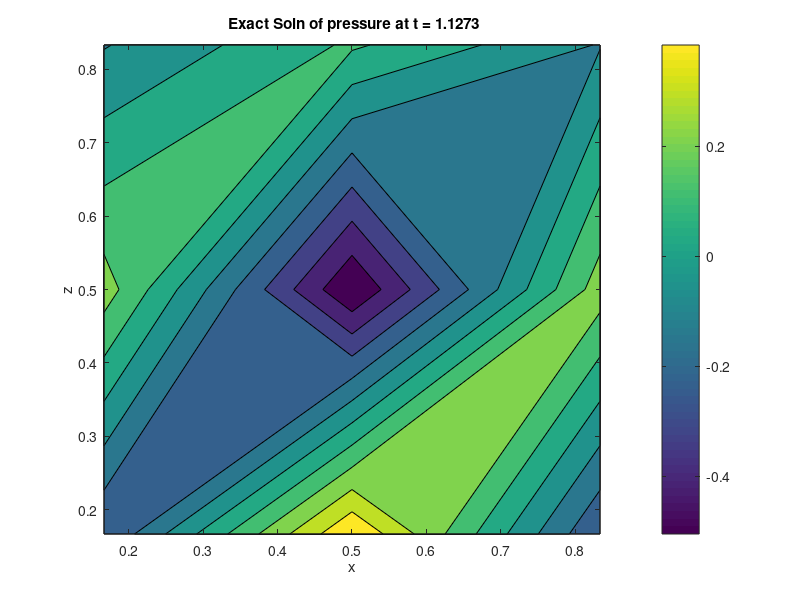
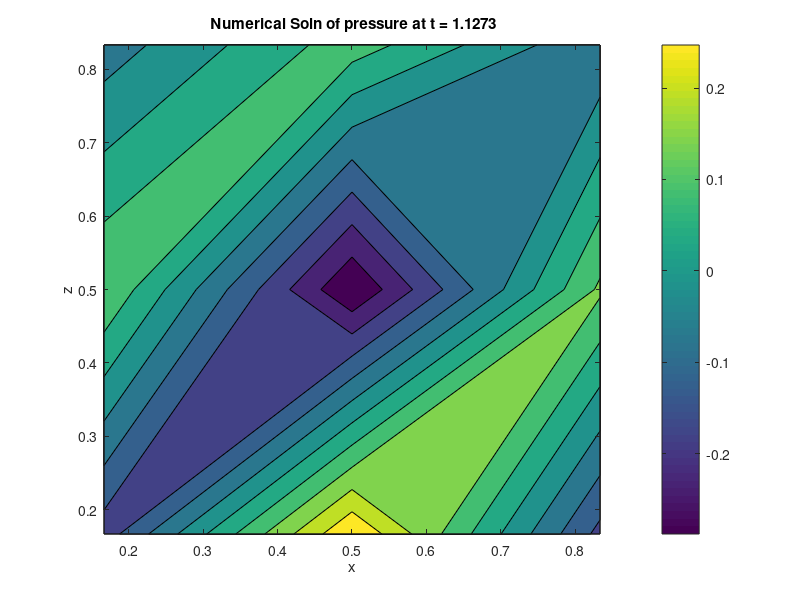

Write the MATLAB code that produced these figures, in order.
clc 
clear all
close all
format long
%% mesh constants
a = 0;
Lx = 1;
Lz = 1;
Nx=3;
Nz=3;
k= Nx*Nz;
k4 = 4*k;
N = 2;
sigma = sqrt( 0.5* ( 8*pi^2 + 0.25* (N+1)^2 + sqrt((8*pi^2 + 0.25* (N+1)^2)^2-16*pi^2*N^2)))
period = 1/sigma;
 %dt= 1/16;
dt = period / (10*Nx);
t=0;
tend = 10*period;
theta = 0.5;

steps = tend/dt;

energy= zeros(steps+1,0);
energy_sim = zeros(steps+1,0);
%% Random theta
% theta_ = rand(k, 1);
% theta = repmat( theta_, 4);

%% Storage for inital density and density gradient
r_000=zeros(Nz, Nx);

%% Storage for variables 
U= zeros(k4,0);
S = zeros(k4, k4 );
F = zeros(k4, k4 );
DIV = zeros(k4, k4 );
P = zeros(k4, k4 );
Q = zeros(k4, k4 );
uu_initial = zeros(Nz, Nx);
uw_initial = zeros(Nz, Nx);
r_initial = zeros(Nz, Nx);
p_initial = zeros(Nz, Nx);
uu = zeros(Nz, Nx);
uw = zeros(Nz, Nx);
r = zeros(Nz, Nx);
p = zeros(Nz, Nx);
error_uu = zeros(Nz, Nx);
error_uw = zeros(Nz, Nx);
error_r = zeros(Nz, Nx);
error_p = zeros(Nz, Nx);
% mesh information
x_nodes = linspace(a,Lx,Nx+1);
z_nodes = linspace(a,Lz,Nz+1);

dx = x_nodes(2) - x_nodes(1);
dz = z_nodes(2) - z_nodes(1);
dv= dx*dz;

x_centres = a+dx/2 : dx : Lx;
z_centres = a+dz/2 : dz : Lz;

[X,Z] = meshgrid(x_centres, z_centres);



%% Background density 
r_000 = exp(-3.*Z);

% matlab matrix (columns, rows)
%% Exact Solution 
    for i= 1: Nz
        for j = 1:Nx
uu_initial(i,j) = exp(-0.5*(N + 1)*Z(i,j))*(2*pi/(4*pi^2 - sigma^2))*( -2*pi*cos(2*pi*Z(i,j)) - (N-1)*0.5*sin(2*pi*Z(i,j)))*sin(2*pi*X(i,j))*sin(sigma*t+0.1);
uw_initial(i,j) = exp(-0.5*(N + 1)*Z(i,j))*sin(2*pi*Z(i,j))*cos(2*pi*X(i,j))*sin(sigma*t+0.1);
r_initial(i,j) = exp(-0.5*(N + 1)*Z(i,j))*(sigma/(4*pi^2-sigma^2))*((0.5*(N+1)-4*pi^2*N/sigma^2)*sin(2*pi*Z(i,j))-2*pi*cos(2*pi*Z(i,j)))*cos(2*pi*X(i,j))*cos(sigma*t+0.1);
p_initial(i,j) = exp(-0.5*(N + 1)*Z(i,j))*(sigma/(4*pi^2-sigma^2))*(-0.5*(N-1)*sin(2*pi*Z(i,j))-2*pi*cos(2*pi*Z(i,j)))*cos(2*pi*X(i,j))*cos(sigma*t+0.1);

    end
end
    for i= 1: Nz
        for j = 1:Nx
H(i,j) = dv*(0.5./r_000(i,j))*(uu_initial(i,j)^2+uw_initial(i,j)^2) + dv*(0.5./(r_000 (i,j)* N)).*(r_initial(i,j) - p_initial(i,j))^2 + dv*0.5.* p_initial(i,j)^2/r_000(i,j);
    end
end
energy(1,1) = sum(sum(H));
energy_sim(1,1)= energy(1,1);



%% Initial Condition
% Reshape initial condition into column vector
u_ = reshape(uu_initial', [k, 1]);
w_ = reshape(uw_initial', [k, 1]);
r_ = reshape(r_initial', [k, 1]);
p_ = reshape(p_initial', [k, 1]);
U = vertcat(u_,w_,r_,p_);


%% Make Source matrix
% W source loop
count_source_w = 2*k;
for j = k+1:2*k
count_source_w = count_source_w+1;
S(j,count_source_w) = dv^2*(-2/N);
end
for j = k+1:2*k
count_source_w = count_source_w+1;
S(j,count_source_w) = dv^2*(2/N+2);

end

% P source loop
count_source_p = k;
for j = 3*k+1:4*k
count_source_p = count_source_p +1;
S(j,count_source_p) = dv^2*(-2);

end

%% Make flux matrix
% Flux for u
count_col=3*k;
count_row=0;
for i = 1:Nz
   for j= 1:Nx
        count_col = count_col+1;
        count_row = count_row+1;
      
           if (i== 1 ) && (   j==1)
           % bottom left
                F(count_row, count_col) = ( - (1-theta))/dx ;
                F(count_row, count_col+1) = (1-theta)/dx ;                
           % bottom right
           elseif (i== 1 ) &&  (j==Nx)
               F(count_row, count_col-1) = (- theta  )/dx ;
               F(count_row, count_col) = ((1-theta) +theta - (1-theta))/dx ;   
           % bottom row
           elseif  (i== 1 ) && (   j~=1) && (j~=Nx)        
               F(count_row, count_col-1) = (- theta  )/dx ;
               F(count_row, count_col) = (theta - (1-theta))/dx ;
               F(count_row, count_col+1) = (1-theta)/dx ;   
           elseif (i== Nz ) && (j==1)
           % top left
                F(count_row, count_col) = (theta - (1-theta)-theta)/dx ;
                F(count_row, count_col+1) = (1-theta)/dx ;   
           % top right
           elseif (i== Nz ) && (j==Nx)
               F(count_row, count_col-1) = (- theta  )/dx ;
               F(count_row, count_col) = ( - (1-theta))/dx ;
              
           % top row
           elseif  (i== Nz ) && (   j~=1) && (j~=Nx)        
               F(count_row, count_col-1) = (- theta  )/dx ;
               F(count_row, count_col) = (theta - (1-theta))/dx ;
               F(count_row, count_col+1) = (1-theta)/dx ;  
             % left wall
           elseif (j== 1 ) && (   i~=1) && (i~=Nz)
                F(count_row, count_col) = (theta - (1-theta)-theta)/dx ;
                F(count_row, count_col+1) = (1-theta)/dx ;   
             % right wall
           elseif (j== Nx ) && (   i~=1) && (i~=Nz)
               
               F(count_row, count_col-1) = (- theta  )/dx ;
               F(count_row, count_col) = ((1-theta) +theta - (1-theta))/dx ;
           else
               F(count_row, count_col-1) = (- theta  )/dx ;
               F(count_row, count_col) = (theta - (1-theta))/dx ;
               F(count_row, count_col+1) = (1-theta)/dx ;   
           
           
       end
   end
end

% Flux for w
count_col=3*k;
count_row=k;
for i = 1:Nz
   for j= 1:Nx
        count_col = count_col+1;
        count_row = count_row+1;
      
           if (i== 1 ) && (   j==1)
           % bottom left
                F(count_row, count_col) = (theta - (1-theta)-theta)/dz ;
                F(count_row, count_col+Nx) = (1-theta)/dz ;                
           % bottom right
           elseif (i== 1 ) &&  (j==Nx)
                F(count_row, count_col) = ( - (1-theta))/dz ;
                F(count_row, count_col+Nx) = (1-theta)/dz ;  
           % bottom row
           elseif  (i== 1 ) && (   j~=1) && (j~=Nx)        
                F(count_row, count_col) = (theta - (1-theta)-theta)/dz ;
                F(count_row, count_col+Nx) = (1-theta)/dz ;   
           elseif (i== Nz ) && (j==1)
           % top left
               F(count_row, count_col-Nx) = (- theta  )/dz ;
               F(count_row, count_col) =((1-theta) +theta - (1-theta))/dz ;
           % top right2*dt
           elseif (i== Nz ) && (j==Nx)
               F(count_row, count_col-Nx) = (- theta  )/dz ;
               F(count_row, count_col) = ((1-theta) +theta - (1-theta))/dz ;
              
           % top row
           elseif  (i== Nz ) && (   j~=1) && (j~=Nx)        
               F(count_row, count_col-Nx) = (- theta  )/dz ;
               F(count_row, count_col) = ((1-theta) +theta - (1-theta))/dz ;
               
                            % left wall
           elseif (j== 1 ) && (   i~=1) && (i~=Nz)
               F(count_row, count_col-Nx) = (- theta  )/dz ;
               F(count_row, count_col) = (theta - (1-theta))/dz ;
               F(count_row, count_col+Nx) = (1-theta)/dz ;     
             % right wall
           elseif (j== Nx ) && (   i~=1) && (i~=Nz)
               F(count_row, count_col-Nx) = (- theta  )/dz ;
               F(count_row, count_col) = (theta - (1-theta))/dz ;
               F(count_row, count_col+Nx) = (1-theta)/dz ;  
           else
               F(count_row, count_col-Nx) = (- theta  )/dz ;
               F(count_row, count_col) = (2*theta-1)/dz ;
               F(count_row, count_col+Nx) = (1-theta)/dz ;   
           
           
       end
   end
end

% Flux for r
count_col_u=0;
count_col_w=k;
count_row=2*k;
for i = 1:Nz
   for j= 1:Nx
        count_col_u = count_col_u+1;
        count_col_w = count_col_w+1;
        count_row = count_row+1;
      
           if (i== 1 ) && (   j==1)
           % bottom left
                F(count_row, count_col_u) = (1-theta)/dx ;
                F(count_row, count_col_u+1) = (theta)/dx ;  
                
                F(count_row, count_col_w) = (1-theta)/dz ;
                F(count_row, count_col_w+Nx) = (theta)/dz ;  
           % bottom right
           elseif (i== 1 ) &&  (j==Nx)
               F(count_row, count_col_u-1) = (- (1-theta) )/dx ;
               F(count_row, count_col_u) = (-theta)/dx ;     
               
                F(count_row, count_col_w) = (1- theta  )/dz ;
                F(count_row, count_col_w+Nx) = (theta)/dz ; 
           % bottom row
           elseif  (i== 1 ) && (   j~=1) && (j~=Nx)        
               F(count_row, count_col_u-1) = (- (1-theta)  )/dx ;
               F(count_row, count_col_u) = ((1-theta) - theta )/dx ;
               F(count_row, count_col_u+1) = (theta)/dx ;  
               
                F(count_row, count_col_w) = (1-theta  )/dz ;
                F(count_row, count_col_w+Nx) = (theta)/dz ;  
           elseif (i== Nz ) && (j==1)
           % top left
                F(count_row, count_col_u) = (1-theta  )/dx ;
                F(count_row, count_col_u+1) = (theta)/dx ; 
                
               F(count_row, count_col_w-Nx) = -(1- theta  )/dz ;
               F(count_row, count_col_w) = -(theta)/dz ;
           % top right
           elseif (i== Nz ) && (j==Nx)
               F(count_row, count_col_u-1) = -(1- theta  )/dx ;
               F(count_row, count_col_u) = (-theta)/dx ; 
               
               F(count_row, count_col_w-Nx) = -(1- theta  )/dz ;
               F(count_row, count_col_w) = (-theta)/dz ;
           % top row
           elseif  (i== Nz ) && (   j~=1) && (j~=Nx)        
               F(count_row, count_col_u-1) = -(1 - theta  )/dx ;
               F(count_row, count_col_u) = ((1-theta) - theta )/dx ;
               F(count_row, count_col_u+1) = (theta)/dx ;  
               
               F(count_row, count_col_w-Nx) = -(1- theta  )/dz ;
               F(count_row, count_col_w) = (-theta)/dz ;
            % left wall
           elseif (j== 1 ) && (   i~=1) && (i~=Nz)
                F(count_row, count_col_u) = (1-theta  )/dx ;
                F(count_row, count_col_u+1) = (theta)/dx ;
                
                F(count_row, count_col_w-Nx) = -(1- theta  )/dz ;
               F(count_row, count_col_w) = ((1-theta) - theta )/dz ;
               F(count_row, count_col_w+Nx) = (theta)/dz ;   
             % right wall
           elseif (j== Nx ) && (   i~=1) && (i~=Nz)
               F(count_row, count_col_u-1) = -(1- theta  )/dx ;
               F(count_row, count_col_u) = -(theta)/dx ;  
               
               F(count_row, count_col_w-Nx) = -(1 - theta  )/dz ;
               F(count_row, count_col_w) = ((1-theta) - theta )/dz ;
               F(count_row, count_col_w+Nx) = (theta)/dz ;   
           else
               F(count_row, count_col_u-1) = -(1- theta  )/dx ;
               F(count_row, count_col_u) = ((1-theta) - theta )/dx ;
               F(count_row, count_col_u+1) = (theta)/dx ;   
           
               F(count_row, count_col_w-Nx) = -(1- theta  )/dz ;
               F(count_row, count_col_w) = ((1-theta) - theta )/dz ;
               F(count_row, count_col_w+Nx) = (theta)/dz ;   
           
           
       end
   end
end

% Flux for p
count_col_u=0;
count_col_w=k;
count_row=3*k;
for i = 1:Nz
   for j= 1:Nx
        count_col_u = count_col_u+1;
        count_col_w = count_col_w+1;
        count_row = count_row+1;
      
            if (i== 1 ) && (   j==1)
           % bottom left
                F(count_row, count_col_u) = (1-theta)/dx ;
                F(count_row, count_col_u+1) = (theta)/dx ;  
                
                F(count_row, count_col_w) = (1-theta)/dz ;
                F(count_row, count_col_w+Nx) = (theta)/dz ;  
           % bottom right
           elseif (i== 1 ) &&  (j==Nx)
               F(count_row, count_col_u-1) = (- (1-theta) )/dx ;
               F(count_row, count_col_u) = (-theta)/dx ;     
               
                F(count_row, count_col_w) = (1- theta  )/dz ;
                F(count_row, count_col_w+Nx) = (theta)/dz ; 
           % bottom row
           elseif  (i== 1 ) && (   j~=1) && (j~=Nx)        
               F(count_row, count_col_u-1) = (- (1-theta)  )/dx ;
               F(count_row, count_col_u) = ((1-theta) - theta )/dx ;
               F(count_row, count_col_u+1) = (theta)/dx ;  
               
                F(count_row, count_col_w) = (1-theta  )/dz ;
                F(count_row, count_col_w+Nx) = (theta)/dz ;  
           elseif (i== Nz ) && (j==1)
           % top left
                F(count_row, count_col_u) = (1-theta  )/dx ;
                F(count_row, count_col_u+1) = (theta)/dx ; 
                
               F(count_row, count_col_w-Nx) = -(1- theta  )/dz ;
               F(count_row, count_col_w) = -(theta)/dz ;
           % top right
           elseif (i== Nz ) && (j==Nx)
               F(count_row, count_col_u-1) = -(1- theta  )/dx ;
               F(count_row, count_col_u) = (-theta)/dx ; 
               
               F(count_row, count_col_w-Nx) = -(1- theta  )/dz ;
               F(count_row, count_col_w) = (-theta)/dz ;
           % top row
           elseif  (i== Nz ) && (   j~=1) && (j~=Nx)        
               F(count_row, count_col_u-1) = -(1 - theta  )/dx ;
               F(count_row, count_col_u) = ((1-theta) - theta )/dx ;
               F(count_row, count_col_u+1) = (theta)/dx ;  
               
               F(count_row, count_col_w-Nx) = -(1- theta  )/dz ;
               F(count_row, count_col_w) = (-theta)/dz ;
            % left wall
           elseif (j== 1 ) && (   i~=1) && (i~=Nz)
                F(count_row, count_col_u) = (1-theta  )/dx ;
                F(count_row, count_col_u+1) = (theta)/dx ;
                
                F(count_row, count_col_w-Nx) = -(1- theta  )/dz ;
               F(count_row, count_col_w) = ((1-theta) - theta )/dz ;
               F(count_row, count_col_w+Nx) = (theta)/dz ;   
             % right wall
           elseif (j== Nx ) && (   i~=1) && (i~=Nz)
               F(count_row, count_col_u-1) = -(1- theta  )/dx ;
               F(count_row, count_col_u) = -(theta)/dx ;  
               
               F(count_row, count_col_w-Nx) = -(1 - theta  )/dz ;
               F(count_row, count_col_w) = ((1-theta) - theta )/dz ;
               F(count_row, count_col_w+Nx) = (theta)/dz ;   
           else
               F(count_row, count_col_u-1) = -(1- theta  )/dx ;
               F(count_row, count_col_u) = ((1-theta) - theta )/dx ;
               F(count_row, count_col_u+1) = (theta)/dx ;   
           
               F(count_row, count_col_w-Nx) = -(1- theta  )/dz ;
               F(count_row, count_col_w) = ((1-theta) - theta )/dz ;
               F(count_row, count_col_w+Nx) = (theta)/dz ;   
           
           
       end
   end
end

% reminder : i -> +,- 1
% j -> +,- Nx


%% Make DIV Matrix


DIV = S + F;

%% Make P, Q matrix
% System to solve is P U^n+1 = Q U^n

P = eye(k4) + dt*0.5*DIV;
Q = eye(k4) - dt*0.5*DIV;


%% Solve loop
count_energy=1;
while t < tend
 count_energy = count_energy+1;

U=P\(Q*U);
t = t +dt;
%% Exact Solution for timestep
    for i= 1: Nz
        for j = 1:Nx
uu_initial(i,j) = exp(-0.5*(N + 1)*Z(i,j))*(2*pi/(4*pi^2 - sigma^2))*( -2*pi*cos(2*pi*Z(i,j)) - (N-1)*0.5*sin(2*pi*Z(i,j)))*sin(2*pi*X(i,j))*sin(sigma*t+0.1);
uw_initial(i,j) = exp(-0.5*(N + 1)*Z(i,j))*sin(2*pi*Z(i,j))*cos(2*pi*X(i,j))*sin(sigma*t+0.1);
r_initial(i,j) = exp(-0.5*(N + 1)*Z(i,j))*(sigma/(4*pi^2-sigma^2))*((0.5*(N+1)-4*pi^2*N/sigma^2)*sin(2*pi*Z(i,j))-2*pi*cos(2*pi*Z(i,j)))*cos(2*pi*X(i,j))*cos(sigma*t+0.1);
p_initial(i,j) = exp(-0.5*(N + 1)*Z(i,j))*(sigma/(4*pi^2-sigma^2))*(-0.5*(N-1)*sin(2*pi*Z(i,j))-2*pi*cos(2*pi*Z(i,j)))*cos(2*pi*X(i,j))*cos(sigma*t+0.1);

    end
end
for j = 1:Nx
    for i= 1: Nz
H(i,j) = dv*(0.5./r_000(i,j))*(uu_initial(i,j)^2+uw_initial(i,j)^2) + dv*(0.5./(r_000 (i,j)* N)).*(r_initial(i,j) - p_initial(i,j))^2 + dv*0.5.* p_initial(i,j)^2/r_000(i,j);
    end
end
energy(count_energy,1) = sum(sum(H));


%% Decompose numerical solution for energy and error analysis
count_col =0;

    for i= 1: Nz
        for j = 1:Nx
        count_col=count_col+1;
uu(i,j) = U(count_col); 
    end
end
    for i= 1: Nz
        for j = 1:Nx
        count_col=count_col+1;
uw(i,j) = U(count_col); 
    end
end
    for i= 1: Nz
        for j = 1:Nx
        count_col=count_col+1;
r(i,j) = U(count_col); 
    end
end
    for i= 1: Nz
        for j = 1:Nx
        count_col=count_col+1;
p(i,j) = U(count_col); 
    end
    end
% Energy Evaluation
for j = 1:Nx
    for i= 1: Nz
H(i,j) = dv*(0.5./r_000(i,j))*(uu(i,j)^2+uw(i,j)^2) + dv*(0.5./(r_000 (i,j)* N)).*(r(i,j) - p(i,j))^2 + dv*0.5.* p(i,j)^2/r_000(i,j);
    end

end
energy_sim(count_energy,1) = sum(sum(H));

end

% Plot exact solution
figure
contourf(X,Z,p_initial)
title([' Exact Soln of pressure at t = ', num2str(t)])
xlabel(' x ')
ylabel( ' z ')
colorbar


 figure
contourf(X,Z,p)
pause(0.1)
title([' Numerical Soln of pressure at t = ', num2str(t)])
colorbar
xlabel(' x ')
ylabel( ' z ')


 error_uu= uu - uu_initial;
 error_uw= uw - uw_initial;
 error_r= r - r_initial;
 error_p= p - p_initial;
 
 % L_infty error
 uu_infty = max(abs(error_uu(:)));
 uw_infty = max(abs(error_uw(:)));
 r_infty = max(abs(error_r(:)));
 p_infty = max(abs(error_p(:)));
 
  % L_2error
 uu_2 = sqrt (sum(sum (error_uu.*error_uu)));
 uw_2 = sqrt (sum(sum (error_uw.*error_uw)));
 r_2 = sqrt (sum (sum(error_r.*error_r)));
 p_2 = sqrt (sum( sum(error_p.*error_p)));
